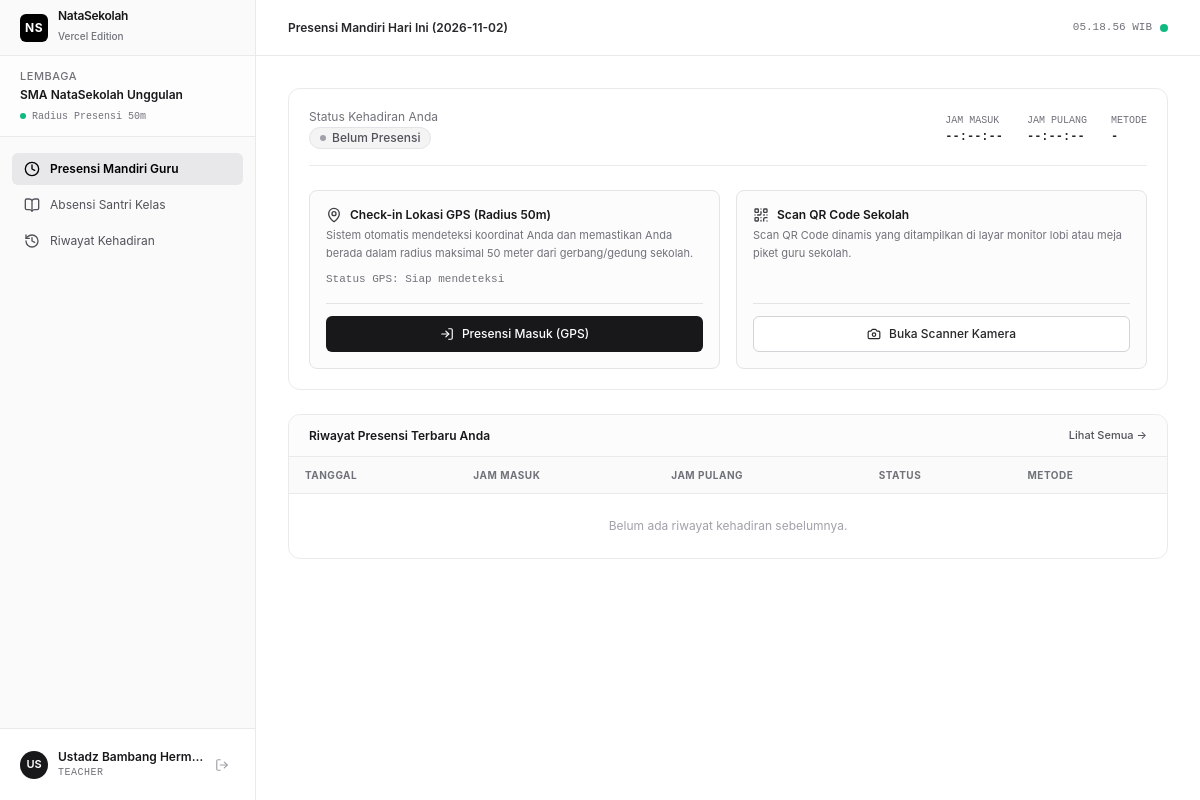
/attendance (signed in), run on an earlier commit of the app's database.
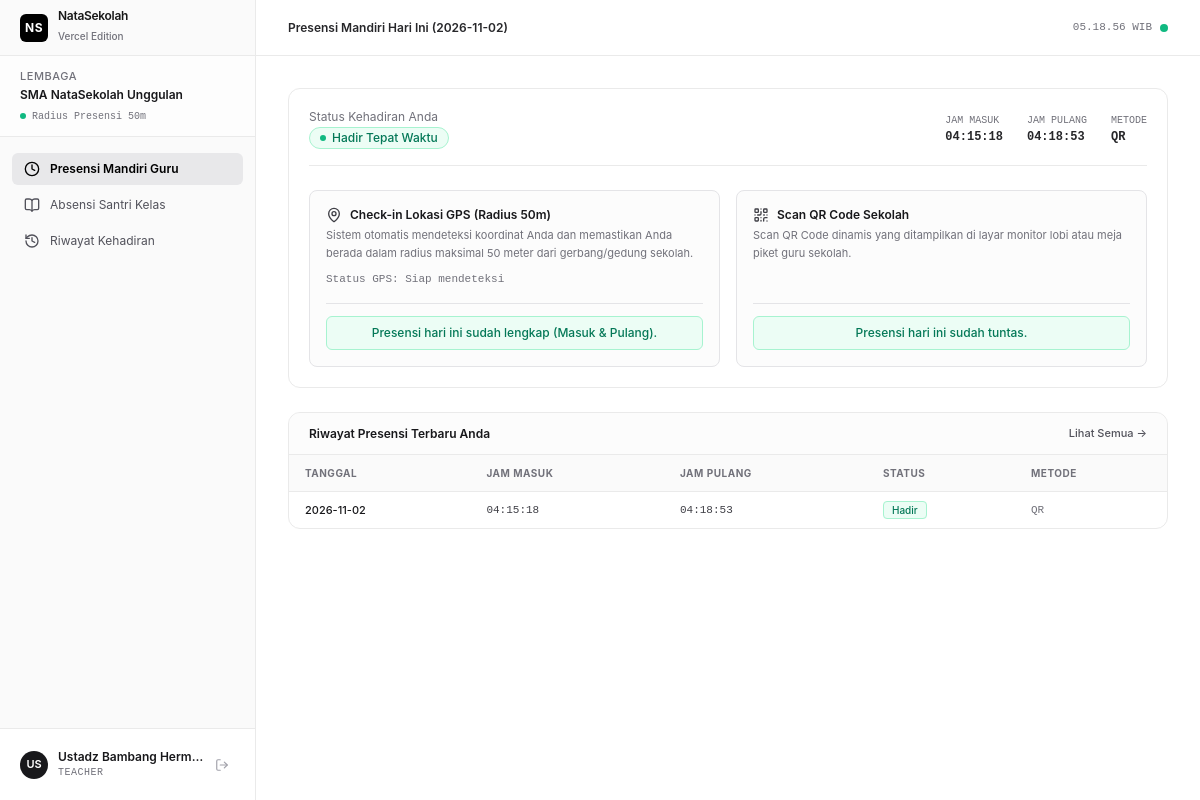
And on a later commit of the database.
### tables this page shows
CREATE TABLE institutions (
            id TEXT PRIMARY KEY,
            name TEXT NOT NULL,
            code TEXT UNIQUE NOT NULL,
            latitude REAL DEFAULT -7.9666,
            longitude REAL DEFAULT 112.6326,
            radius_meters INTEGER DEFAULT 50,
            qr_daily_token TEXT,
            created_at TIMESTAMP DEFAULT CURRENT_TIMESTAMP
        , work_start_time TEXT DEFAULT "07:15", late_cutoff_time TEXT DEFAULT "07:30", work_end_time TEXT DEFAULT "15:00");

CREATE TABLE users (
            id TEXT PRIMARY KEY,
            institution_id TEXT NOT NULL,
            username TEXT UNIQUE NOT NULL,
            password_hash TEXT NOT NULL,
            full_name TEXT NOT NULL,
            role TEXT NOT NULL CHECK(role IN ('ADMIN', 'TEACHER', 'STAFF')),
            nip TEXT,
            phone TEXT,
            is_active INTEGER DEFAULT 1,
            created_at TIMESTAMP DEFAULT CURRENT_TIMESTAMP,
            FOREIGN KEY (institution_id) REFERENCES institutions(id) ON DELETE CASCADE
        );

CREATE TABLE teacher_attendance (
            id TEXT PRIMARY KEY,
            institution_id TEXT NOT NULL,
            user_id TEXT NOT NULL,
            date TEXT NOT NULL, -- YYYY-MM-DD
            check_in_time TEXT, -- HH:MM:SS
            check_out_time TEXT, -- HH:MM:SS
            status TEXT NOT NULL CHECK(status IN ('PRESENT', 'LATE', 'SICK', 'EXCUSED', 'ABSENT')),
            method TEXT NOT NULL CHECK(method IN ('GPS', 'QR', 'MANUAL_ADMIN')),
            distance_meters REAL,
            notes TEXT,
            created_at TIMESTAMP DEFAULT CURRENT_TIMESTAMP,
            updated_at TIMESTAMP DEFAULT CURRENT_TIMESTAMP,
            UNIQUE(user_id, date),
            FOREIGN KEY (institution_id) REFERENCES institutions(id) ON DELETE CASCADE,
            FOREIGN KEY (user_id) REFERENCES users(id) ON DELETE CASCADE
        );

### server.py (the view)
@app.get("/attendance", response_class=HTMLResponse)
async def teacher_attendance_page(request: Request):
    user = get_current_user(request)
    if not user:
        return RedirectResponse(url="/login")
    today_str = datetime.now().strftime("%Y-%m-%d")
    conn = get_db()
    cur = conn.cursor()
    cur.execute("""
        SELECT * FROM teacher_attendance
        WHERE user_id = ? AND date = ?
    """, (user["id"], today_str))
    att_row = cur.fetchone()
    cur.execute("""
        SELECT * FROM teacher_attendance
        WHERE user_id = ?
        ORDER BY date DESC LIMIT 5
    """, (user["id"],))
    history_rows = cur.fetchall()
    conn.close()
    return templates.TemplateResponse(
        request=request,
        name="teacher_checkin.html",
        context={
            "user": user,
            "active_menu": "checkin",
            "today": today_str,
            "attendance": dict(att_row) if att_row else None,
            "history": [dict(r) for r in history_rows]
        }
    )

### templates/teacher_checkin.html (shortened to what this page needs)
{% extends "base.html" %}
{% block header_title %}Presensi Mandiri Hari Ini ({{ today }}){% endblock %}
{% block content %}
<div class="space-y-6">
  <div class="bg-white border border-[#eaeaea] rounded-xl p-5 shadow-xs">
    <div class="flex flex-col sm:flex-row sm:items-center justify-between gap-4 pb-4 border-b border-[#eaeaea]">
      <div>
        <div class="text-xs text-zinc-500">Status Kehadiran Anda</div>
        <div class="text-base font-semibold text-zinc-900 mt-0.5 flex items-center gap-2">
          {% if attendance %}
            {% if attendance.status == 'PRESENT' %}
              <span class="inline-flex items-center gap-1.5 px-2.5 py-0.5 rounded-full text-xs font-medium bg-emerald-50 text-emerald-700 border border-emerald-200">
                <span class="w-1.5 h-1.5 rounded-full bg-emerald-500"></span> Hadir Tepat Waktu
              </span>
            {% elif attendance.status == 'LATE' %}
              <span class="inline-flex items-center gap-1.5 px-2.5 py-0.5 rounded-full text-xs font-medium bg-amber-50 text-amber-700 border border-amber-200">
                <span class="w-1.5 h-1.5 rounded-full bg-amber-500"></span> Terlambat
              </span>
            {% elif attendance.status in ['SICK', 'EXCUSED'] %}
              <span class="inline-flex items-center gap-1.5 px-2.5 py-0.5 rounded-full text-xs font-medium bg-sky-50 text-sky-700 border border-sky-200">
                <span class="w-1.5 h-1.5 rounded-full bg-sky-500"></span> {{ attendance.status }}
              </span>
            {% endif %}
          {% else %}
            <span class="inline-flex items-center gap-1.5 px-2.5 py-0.5 rounded-full text-xs font-medium bg-zinc-100 text-zinc-600 border border-zinc-200">
              <span class="w-1.5 h-1.5 rounded-full bg-zinc-400"></span> Belum Presensi
            </span>
          {% endif %}
        </div>
      </div>
      <div class="flex items-center gap-6 font-mono text-xs">
        <div>
          <span class="text-zinc-500 block text-[10px] uppercase">Jam Masuk</span>
          <span class="font-semibold text-zinc-800 tabular">{{ attendance.check_in_time if attendance else '--:--:--' }}</span>
        </div>
        <div>
          <span class="text-zinc-500 block text-[10px] uppercase">Jam Pulang</span>
          <span class="font-semibold text-zinc-800 tabular">{{ attendance.check_out_time if (attendance and attendance.check_out_time) else '--:--:--' }}</span>
        </div>
        <div>
          <span class="text-zinc-500 block text-[10px] uppercase">Metode</span>
          <span class="font-semibold text-zinc-800">{{ attendance.method if attendance else '-' }}</span>
        </div>
      </div>
    </div>
    <div class="mt-6 grid grid-cols-1 md:grid-cols-2 gap-4">
      <div class="p-4 rounded-lg border border-zinc-200 bg-zinc-50/50 flex flex-col justify-between">
        <div>
          <div class="flex items-center gap-2 text-zinc-900 font-semibold text-xs mb-1">
            <i data-lucide="map-pin" class="w-4 h-4 text-zinc-700"></i>
            <span>Check-in Lokasi GPS (Radius 50m)</span>
          </div>
          <p class="text-[11px] text-zinc-500 leading-relaxed">
            Sistem otomatis mendeteksi koordinat Anda dan memastikan Anda berada dalam radius maksimal 50 meter dari gerbang/gedung sekolah.
          </p>
          <div id="gps-status" class="text-[11px] font-mono mt-2 text-zinc-500">
            Status GPS: Siap mendeteksi
          </div>
        </div>
        <div class="mt-4 pt-3 border-t border-zinc-200 flex gap-2">
          {% if not attendance %}
          <button id="btn-gps-in" onclick="doGpsCheckIn('IN')" class="flex-1 h-9 rounded-md bg-zinc-900 hover:bg-zinc-800 text-white text-xs font-medium flex items-center justify-center gap-2 transition-colors">
            <i data-lucide="log-in" class="w-3.5 h-3.5"></i>
            <span>Presensi Masuk (GPS)</span>
          </button>
          {% elif not attendance.check_out_time %}
          <button id="btn-gps-out" onclick="doGpsCheckIn('OUT')" class="flex-1 h-9 rounded-md bg-zinc-900 hover:bg-zinc-800 text-white text-xs font-medium flex items-center justify-center gap-2 transition-colors">
            <i data-lucide="log-out" class="w-3.5 h-3.5"></i>
            <span>Presensi Pulang (GPS)</span>
          </button>
          {% else %}
          <div class="w-full py-2 text-center text-xs font-medium text-emerald-700 bg-emerald-50 rounded-md border border-emerald-200">
            Presensi hari ini sudah lengkap (Masuk & Pulang).
          </div>
          {% endif %}
        </div>
      </div>
      <div class="p-4 rounded-lg border border-zinc-200 bg-zinc-50/50 flex flex-col justify-between">
        <div>
          <div class="flex items-center gap-2 text-zinc-900 font-semibold text-xs mb-1">
            <i data-lucide="qr-code" class="w-4 h-4 text-zinc-700"></i>
            <span>Scan QR Code Sekolah</span>
          </div>
          <p class="text-[11px] text-zinc-500 leading-relaxed">
            Scan QR Code dinamis yang ditampilkan di layar monitor lobi atau meja piket guru sekolah.
          </p>
        </div>
        <div class="mt-4 pt-3 border-t border-zinc-200">
          {% if not attendance or not attendance.check_out_time %}
          <button onclick="startQrScanner()" class="w-full h-9 rounded-md border border-zinc-300 hover:bg-zinc-100 bg-white text-zinc-800 text-xs font-medium flex items-center justify-center gap-2 transition-colors">
            <i data-lucide="camera" class="w-3.5 h-3.5"></i>
            <span>Buka Scanner Kamera</span>
          </button>
          {% else %}
          <div class="w-full py-2 text-center text-xs font-medium text-emerald-700 bg-emerald-50 rounded-md border border-emerald-200">
            Presensi hari ini sudah tuntas.
          </div>
          {% endif %}
        </div>
      </div>
    </div>
  </div>
  <div class="bg-white border border-[#eaeaea] rounded-xl overflow-hidden shadow-xs">
    <div class="px-5 py-3 border-b border-[#eaeaea] bg-zinc-50/50 flex items-center justify-between">
      <h3 class="text-xs font-semibold text-zinc-900">Riwayat Presensi Terbaru Anda</h3>
      <a href="/my-history" class="text-[11px] font-medium text-zinc-600 hover:text-black">Lihat Semua &rarr;</a>
    </div>
    <div class="overflow-x-auto">
      <table class="w-full text-left text-xs">
        <thead class="bg-zinc-50 text-zinc-500 uppercase text-[10px] tracking-wider border-b border-[#eaeaea]">
          <tr>
            <th class="px-4 py-2.5">Tanggal</th>
            <th class="px-4 py-2.5">Jam Masuk</th>
            <th class="px-4 py-2.5">Jam Pulang</th>
            <th class="px-4 py-2.5">Status</th>
            <th class="px-4 py-2.5">Metode</th>
          </tr>
        </thead>
        <tbody class="divide-y divide-[#eaeaea] text-zinc-700 font-mono text-[11px]">
          {% for r in history %}
          <tr class="hover:bg-zinc-50/60">
            <td class="px-4 py-2.5 font-sans font-medium text-zinc-900">{{ r.date }}</td>
            <td class="px-4 py-2.5">{{ r.check_in_time or '-' }}</td>
            <td class="px-4 py-2.5">{{ r.check_out_time or '-' }}</td>
            <td class="px-4 py-2.5 font-sans">
              {% if r.status == 'PRESENT' %}
                <span class="px-2 py-0.5 rounded text-[10px] font-medium bg-emerald-50 text-emerald-700 border border-emerald-200">Hadir</span>
              {% elif r.status == 'LATE' %}
                <span class="px-2 py-0.5 rounded text-[10px] font-medium bg-amber-50 text-amber-700 border border-amber-200">Terlambat</span>
              {% else %}
                <span class="px-2 py-0.5 rounded text-[10px] font-medium bg-sky-50 text-sky-700 border border-sky-200">{{ r.status }}</span>
              {% endif %}
            </td>
            <td class="px-4 py-2.5 text-zinc-500">{{ r.method }}</td>
          </tr>
          {% else %}
          <tr>
            <td colspan="5" class="px-4 py-6 text-center text-zinc-400 font-sans text-xs">Belum ada riwayat kehadiran sebelumnya.</td>
          </tr>
          {% endfor %}
        </tbody>
      </table>
    </div>
  </div>
</div>
{% endblock %}

### templates/base.html (shortened to what this page needs)
<!DOCTYPE html>
<html lang="id" class="h-full bg-[#ffffff] text-[#171717]">
<head>
  <script src="https://cdn.tailwindcss.com"></script>
</head>
<body class="h-full flex antialiased selection:bg-zinc-900 selection:text-white">
  <aside id="main-sidebar" class="fixed inset-y-0 left-0 z-50 w-64 bg-[#fafafa] border-r border-[#eaeaea] flex flex-col transition-transform duration-200 ease-in-out -translate-x-full md:translate-x-0">
    <div class="h-14 px-5 border-b border-[#eaeaea] flex items-center justify-between">
      <div class="flex items-center gap-2.5">
        <div class="w-7 h-7 rounded-md bg-black text-white flex items-center justify-center font-bold text-xs tracking-wider shadow-2xs">
          NS
        </div>
        <div>
          <h1 class="text-xs font-semibold tracking-tight text-[#171717] leading-none">NataSekolah</h1>
          <span class="text-[10px] text-[#71717a] font-medium leading-tight">Vercel Edition</span>
        </div>
      </div>
    </div>
    <div class="px-5 py-3 border-b border-[#eaeaea] bg-white/60">
      <div class="text-[11px] font-medium text-zinc-500 uppercase tracking-wider">Lembaga</div>
      <div class="text-xs font-semibold text-zinc-900 truncate mt-0.5">{{ user.institution_name }}</div>
      <div class="flex items-center gap-1.5 mt-1.5">
        <span class="w-1.5 h-1.5 rounded-full bg-emerald-500 animate-pulse"></span>
        <span class="text-[10px] text-zinc-500 font-mono">Radius Presensi 50m</span>
      </div>
    </div>
    <nav class="flex-1 px-3 py-4 space-y-1 overflow-y-auto">
      {% if user.role == 'TEACHER' %}
      <a href="/attendance" class="flex items-center gap-2.5 px-3 py-2 text-xs rounded-md transition-colors {% if active_menu == 'checkin' %}bg-zinc-200/80 text-black font-semibold shadow-2xs{% else %}text-zinc-600 hover:text-black hover:bg-zinc-100{% endif %}">
        <i data-lucide="clock" class="w-4 h-4"></i>
        <span>Presensi Mandiri Guru</span>
      </a>
      <a href="/teacher/classes" class="flex items-center gap-2.5 px-3 py-2 text-xs rounded-md transition-colors {% if active_menu == 'classes' %}bg-zinc-200/80 text-black font-semibold shadow-2xs{% else %}text-zinc-600 hover:text-black hover:bg-zinc-100{% endif %}">
        <i data-lucide="book-open" class="w-4 h-4"></i>
        <span>Absensi Santri Kelas</span>
      </a>
      <a href="/my-history" class="flex items-center gap-2.5 px-3 py-2 text-xs rounded-md transition-colors {% if active_menu == 'my_history' %}bg-zinc-200/80 text-black font-semibold shadow-2xs{% else %}text-zinc-600 hover:text-black hover:bg-zinc-100{% endif %}">
        <i data-lucide="history" class="w-4 h-4"></i>
        <span>Riwayat Kehadiran</span>
      </a>
      {% endif %}
    </nav>
    <div class="p-3 border-t border-[#eaeaea] bg-white">
      <div class="flex items-center justify-between p-2 rounded-md hover:bg-zinc-50 transition-colors">
        <div class="flex items-center gap-2.5 min-w-0">
          <div class="w-7 h-7 rounded-full bg-zinc-900 text-white flex items-center justify-center text-[11px] font-semibold flex-shrink-0">
            {{ user.full_name[:2].upper() }}
          </div>
          <div class="min-w-0">
            <div class="text-xs font-semibold text-zinc-900 truncate">{{ user.full_name }}</div>
            <div class="text-[10px] text-zinc-500 font-mono uppercase tracking-wider">{{ user.role }}</div>
          </div>
        </div>
        <a href="/logout" title="Keluar" class="p-1.5 text-zinc-400 hover:text-rose-600 hover:bg-rose-50 rounded-md transition-colors">
          <i data-lucide="log-out" class="w-3.5 h-3.5"></i>
        </a>
      </div>
    </div>
  </aside>
  <div class="flex-1 flex flex-col md:pl-64 min-w-0">
    <header class="h-14 border-b border-[#eaeaea] px-4 md:px-8 flex items-center justify-between bg-white/80 backdrop-blur-md sticky top-0 z-30">
      <div class="flex items-center gap-3">
        <span class="text-xs font-semibold text-zinc-800">{% block header_title %}Presensi Guru{% endblock %}</span>
      </div>
      <div class="flex items-center gap-2">
        <span class="text-[11px] font-mono text-zinc-500 tabular" id="realtime-clock">--:--:-- WIB</span>
        <span class="inline-block w-2 h-2 rounded-full bg-emerald-500"></span>
      </div>
    </header>
    <main class="flex-1 p-4 md:p-8 max-w-6xl w-full mx-auto">
      {% block content %}{% endblock %}
    </main>
  </div>
</body>
</html>

### templates/base.html (style rules this page uses)
.tabular { font-variant-numeric: tabular-nums; }

What changed in the data, as far as the page shows it:
added teacher_attendance: check_in_time "04:15:18", check_out_time "04:18:53", method "QR", date "2026-11-02", status "Hadir"
Also different on the page:
{{ attendance.check_in_time if attendance else '--:--:--' }}: "--:--:--" → (not shown)
{{ attendance.method if attendance else '-' }}: "-" → (not shown)
text no longer shown: "Belum Presensi --:--:-- Presensi Masuk (GPS) Buka Scanner Kamera Belum ada riwayat kehadiran sebelumnya."
text now shown: "Hadir Tepat Waktu Presensi hari ini sudah lengkap (Masuk & Pulang). Presensi hari ini sudah tuntas."
